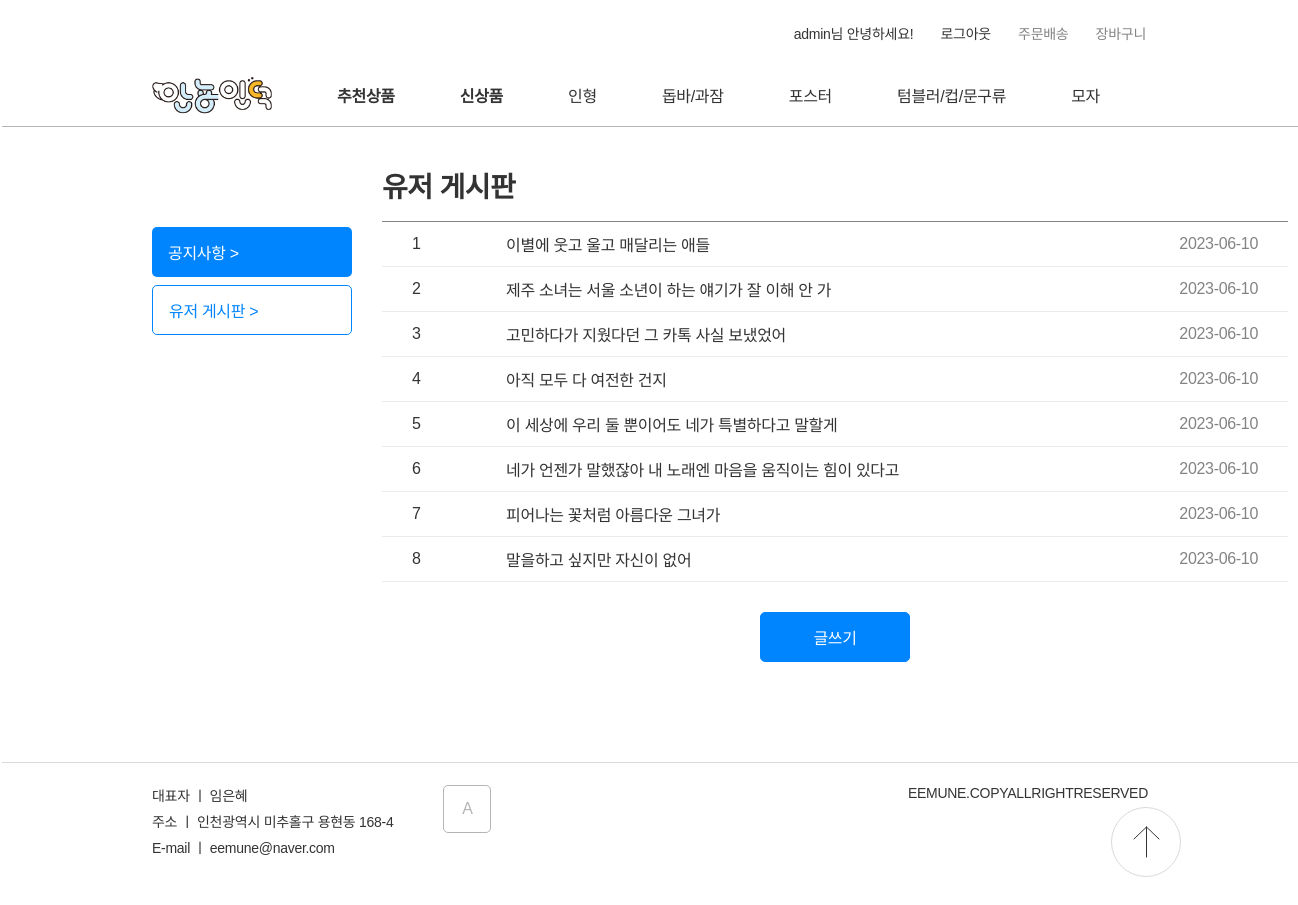
Page /board (signed in) on the committed database.
### data_models.py (models this page shows)
class Board(db.Model):
    __tablename__="Board"
    id=Column(db.Integer, primary_key=True)
    post_id=Column(String(8))
    writer_id = Column(String(32))
    title=Column(String)
    content=Column(String)
    data=Column(String)

### server.py (the view)
@app.route('/board')
def board():
    post_list = db.session.query(Board).order_by(desc(Board.id)).all()
    return render_template("board.html", items = post_list)

### templates/board.html (shortened to what this page needs)
<!DOCTYPE html>
<html lang="ko">
<head>
    <link href="../static/CSS/nav.css" rel="stylesheet">
    <link href="../static/CSS/stylesheet.css" rel="stylesheet">
    <link href="../static/CSS/board.css" rel="stylesheet">
</head>
<nav>
    <div id="comp_header">
        <div id="component_top-list">
            <ul>
                {% if session['user_id']%}
                <li><a class="size_14"href="./wishlist">{{session['user_id']}}님 안녕하세요!</a></li>
                <li><a class="size_14"href="./logout">로그아웃</a></li>
                {% else %}
                <li><a class="size_14"href="./signin">로그인</a></li>
                <li><a class="size_14"href="./signup">회원가입</a></li>
                {% endif %}
                <li><a class="size_14 color_B5B5B5"href="error">주문배송</a></li>
                <li><a class="size_14 color_B5B5B5"href="wishlist">장바구니</a></li>
            </ul>
        </div>
        <div id="component_navigator">
            <ul>
                <img id="LOGO" onclick="location.href='/'" src="../static/img/icon/안뇽인덕.png"/>
                <li><a style="font-weight: 700;" href="./category_item?category=추천상품">추천상품</a></li>
                <li><a style="font-weight: 700;" href=".//category_item?category=신상품">신상품</a></li>
                <li><a href="./category_item?category=A">인형</a></li>
                <li><a href="./category_item?category=B">돕바/과잠</a></li>
                <li><a href="./category_item?category=C">포스터</a></li>
                <li><a href="./category_item?category=D">텀블러/컵/문구류</a></li>
                <li><a href="./category_item?category=E">모자</a></li>
            </ul>
        </div>
        </div>
</nav>
<body>
    <div class="div_board">
    <div class="left_section">
        <div onclick="location.href='/board'" class="btn_notification">공지사항 ></div>
        <div onclick="location.href='/board'" class="btn_board">유저 게시판 ></div>
    </div>
    <div class="right_section">
        <p class="weight_700 section_title">유저 게시판</p>
        <table class="table_body">
            {% for item in items %}
            <tr>
                <td>{{loop.index}}</td>
                <td><a href="/user_post?post_id={{item.id}}">{{item.title}}</a></td>
                <td style="text-align: right;" class="color_B5B5B5">{{item.data}}</td>
            </tr>
            {% endfor %}
        </table>
        <div class="btn_container">
            <button onclick="location.href='/write_board'">글쓰기</button>
        </div>
    </div>
    </div>
</body>
<footer>
    <div class="introduction">
        <p class="size_14">대표자 ㅣ 임은혜</p>
        <p class="size_14">주소 ㅣ 인천광역시 미추홀구 용현동 168-4</p>
        <p class="size_14">E-mail ㅣ eemune@naver.com</p>
    </div>
    <button onclick="location.href='/adminpage'">A</button>
    <div class="copyright">
        <p class="color_838383 size_14">EEMUNE.COPYALLRIGHTRESERVED</p>
    </div>
    <img id="gogo_top" src="../static/img/icon/icon_top.svg" onclick="location.href='#'"/>
</footer>
</html>

### static/CSS/nav.css (style rules this page uses)
#component_top-list { margin-top:23px; display: flex; justify-content: flex-end; height:44px; }
#component_top-list ul li:not(:last-child) { margin-right:23px; }
#component_top-list li { font-size: 14px; color:#B5B5B5; }
#LOGO { display: inline-block; cursor:pointer; }
#component_navigator { display: inline-block; margin-left: -150px; height:60px; padding-right: 50px; width:100vw; border-bottom: 1px solid #B5B5B5; background-color: rgba(255, 255, 255, 0.89); z-index: 3; transition: 0.5s; }
#component_navigator ul { padding:0px 150px; display: flex; justify-content: space-between; align-items: center; height: 56px; }
#component_navigator li { text-align: center; }

### static/CSS/stylesheet.css (style rules this page uses)
* { margin:0px; padding:0px; font-family: 'Noto Sans KR', sans-serif; font-size:16px; font-weight: 400; text-decoration: none; color:#333333; letter-spacing: -0.02em; box-sizing: border-box; }
#LOGO { width:120px; }
button { cursor:pointer; }
img { object-fit: cover; }
body { padding:0px 152px; overflow-x: hidden; }
li { list-style:none; display: inline-block; }
.color_B5B5B5 { color: #b5b5b5; }
.color_B5B5B5 { color: #838383; }
.size_14 { font-size:14px; }
.weight_700 { font-weight: 700; }
.section_title { font-size: 28px; }
footer { border-top: 1px solid #D9D9D9; padding-top:22px; width:100vw; margin-left: -150px; padding-left: 150px; display: flex; margin-bottom: 60px; }
footer .introduction p { margin-bottom: 6px; }
footer button { padding: 0; margin-left:50px; width:48px; height:48px; border: 1px solid #B5B5B5; color:#B5B5B5; background-color: white; }
.copyright { position: absolute; right:150px; }
#gogo_top { width:70px; height:70px; position: fixed; right:117px; bottom:46px; z-index: 3; cursor:pointer; }
button { border: 1px solid #0085FF; color: #0085FF; background-color: white; border-radius: 5px; transition: 0.5s; }

### static/CSS/board.css (style rules this page uses)
.div_board { display: flex; width:1136px; margin: auto; }
.left_section { margin-top: 100px; }
.btn_notification { display: block; width:200px; height: 50px; display: flex; align-items: center; padding-left: 16px; border-radius: 5px; background-color: #0085FF; color: white; }
.btn_board { display: block; width:200px; height: 50px; display: flex; align-items: center; padding-left: 16px; border-radius: 5px; border: 1px solid #0085FF; color: #0085FF; margin-top: 8px; }
.right_section { flex-grow: 1; margin-left: 30px; }
.section_title { margin-top: 38px; margin-bottom: 16px; }
.table_body { border-collapse: collapse; width:100%; border-bottom: 1px solid #838383; border-top: 1px solid #838383; align-items: center; box-sizing: border-box; margin-bottom: 30px; }
.table_body td { padding: 10px 30px; border-bottom: 1px solid #ebebeb; }
.btn_container { width:100%; display: flex; justify-content: center; }
.btn_container button { height:50px; width: 150px; background-color: #0085FF; color: white; margin-bottom: 100px; }

### rows in the picture
Board: title "이별에 웃고 울고 매달리는 애들", data "2023-06-10"
Board: title "제주 소녀는 서울 소년이 하는 얘기가 잘 이해 안 가", data "2023-06-10"
Board: title "고민하다가 지웠다던 그 카톡 사실 보냈었어", data "2023-06-10"
Board: title "아직 모두 다 여전한 건지", data "2023-06-10"
Board: title "이 세상에 우리 둘 뿐이어도 네가 특별하다고 말할게", data "2023-06-10"
Board: title "네가 언젠가 말했잖아 내 노래엔 마음을 움직이는 힘이 있다고", data "2023-06-10"
Board: title "피어나는 꽃처럼 아름다운 그녀가", data "2023-06-10"
Board: title "말을하고 싶지만 자신이 없어", data "2023-06-10"

### other values in the picture
{{ session['user_id'] }} "admin"
